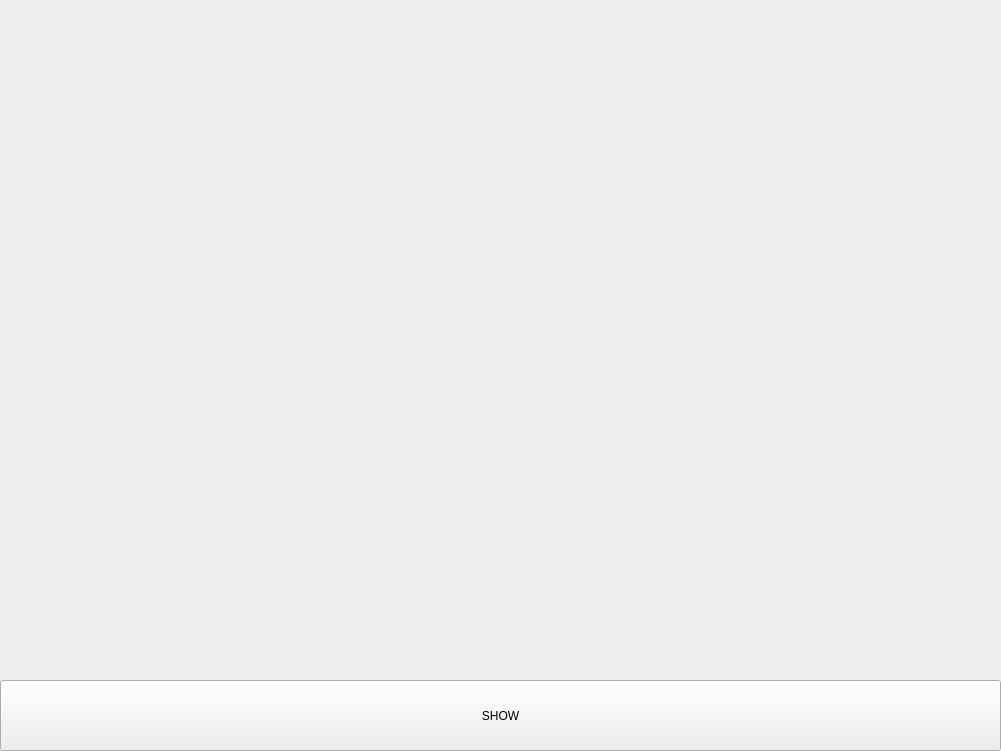
<?xml version="1.0" encoding="UTF-8"?>
<ui version="4.0">
 <class>Form</class>
 <widget class="QWidget" name="Form">
  <property name="geometry">
   <rect>
    <x>0</x>
    <y>0</y>
    <width>1001</width>
    <height>751</height>
   </rect>
  </property>
  <property name="windowTitle">
   <string>Form</string>
  </property>
  <widget class="QPushButton" name="add">
   <property name="geometry">
    <rect>
     <x>0</x>
     <y>680</y>
     <width>1001</width>
     <height>71</height>
    </rect>
   </property>
   <property name="text">
    <string>SHOW</string>
   </property>
  </widget>
 </widget>
 <resources/>
 <connections/>
</ui>
